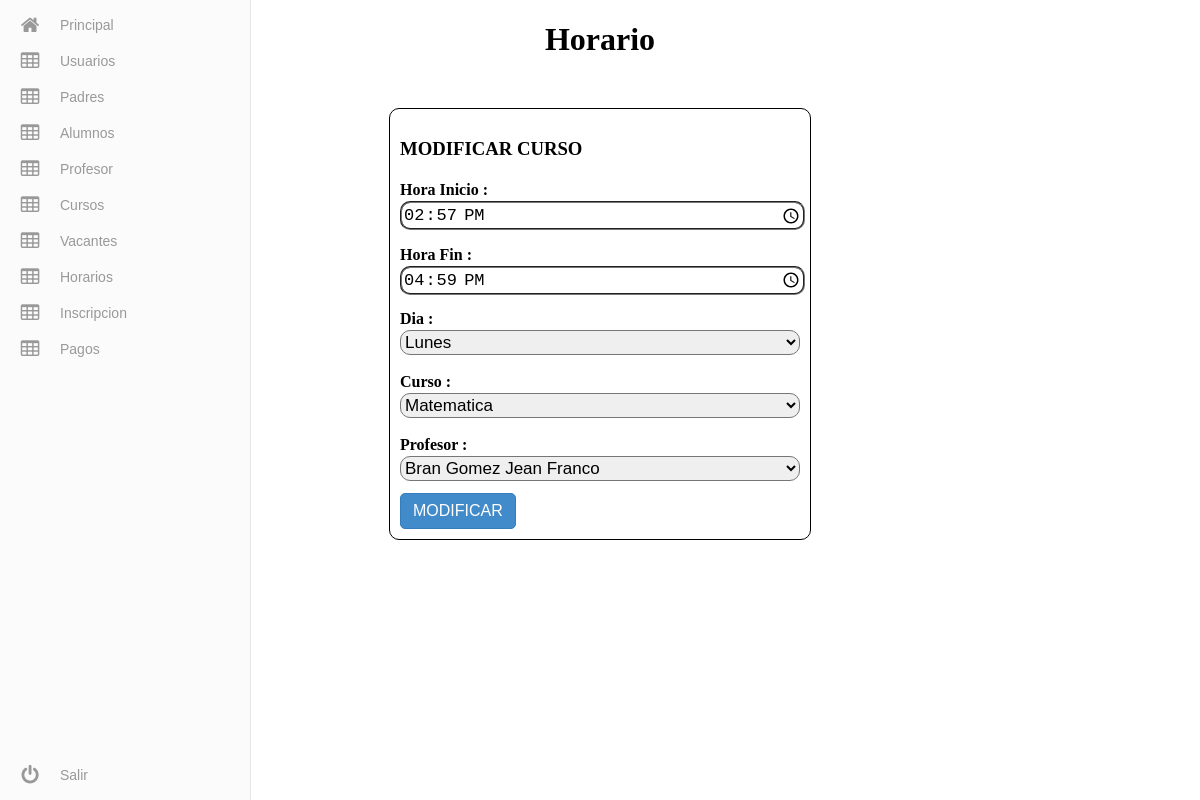
Page /admin/Horario/modificar_d.php?id=10&id2=4&id3=m (signed in) on the committed database.
### tables this page shows
CREATE TABLE `horario_d` (
  `id_deta` int(11) NOT NULL,
  `id_horario` int(11) NOT NULL,
  `dia` int(11) NOT NULL,
  `dia_nombre` varchar(45) NOT NULL,
  `id_curso` int(11) NOT NULL,
  `hora_i` time NOT NULL,
  `hora_f` time NOT NULL,
  `id_profesor` int(11) NOT NULL
);

CREATE TABLE `cursos` (
  `id_curso` int(11) NOT NULL,
  `curso` varchar(50) NOT NULL
);

CREATE TABLE `profesor` (
  `id_profesor` int(11) NOT NULL,
  `nombre` varchar(45) NOT NULL,
  `paterno` varchar(45) NOT NULL,
  `materno` varchar(45) NOT NULL,
  `direccion` varchar(45) NOT NULL,
  `telefono` varchar(10) NOT NULL,
  `genero` varchar(10) NOT NULL,
  `correo` varchar(45) NOT NULL,
  `id_usuario` int(11) NOT NULL
);

### admin/Horario/modificar_d.php (the view, shortened to what this page needs)
<?php
    $ida=$_GET['id'];
    $rea=mysql_query("SELECT * FROM horario_d WHERE id_deta='".$ida."'");
    $re=mysql_query("SELECT id_curso,curso FROM cursos");
    $re2=mysql_query("SELECT id_profesor,paterno,materno,nombre FROM profesor");
?>
<!DOCTYPE html>
<html>
  <head>
    <link rel="stylesheet" href="../css/menu.css">
    <link rel="stylesheet" href="../css/tabla.css?v3">
        <link rel="stylesheet" href="../css/tabla.css?v2">
    <link rel="stylesheet" type="text/css" href="../css/jquery.dataTables.min.css">
    <link rel="stylesheet" type="text/css" href="../css/jquery.dataTables.min.css">
  </head>
  <body>
    <?php
        include ('../include/menu.php');
    ?>
    <center><h1>Horario</h1></center>
    <?php while($row1 =mysql_fetch_array($rea)){  ?>
           <form action="modificar3.php" method="post">
                <div class="modificar">
                    <h3>MODIFICAR CURSO</h3>
                    <h4>Hora Inicio : </h4>
                    <input type="time" name="inicio" value="<?php echo $row1['hora_i']; ?>" required autocomplete="off" autofocus>
                    <h4>Hora Fin : </h4>
                    <input type="time" name="fin" value="<?php echo $row1['hora_f']; ?>" required autocomplete="off" autofocus>
                    <h4>Dia : </h4>
                    <select name="select">
                      <option <?php if($row1['dia']==1){ echo 'selected'; } ?> value="1-Lunes">Lunes</option>
                    </select>
                    <h4>Curso : </h4>
                    <select name="curso">
                               <?php
                                    while ($ver=mysql_fetch_row($re)) {
                               ?>
                                    <option <?php if($row1['id_curso']==$ver[0]){ echo 'selected'; } ?> value="<?php echo $ver[0]; ?>"><?php echo $ver[1]; ?></option>
                                <?php
                                    }
                                ?>
                    </select>
                    <h4>Profesor : </h4>
                    <select name="profesor">
                               <?php
                                    while ($ver2=mysql_fetch_row($re2)) {
                               ?>
                                    <option <?php if($row1['id_profesor']==$ver2[0]){ echo 'selected'; } ?> value="<?php echo $ver2[0]; ?>"><?php echo $ver2[1]." ".$ver2[2]." ".$ver2[3]; ?></option>
                                <?php
                                    }
                                ?>
                    </select>
                    <button>MODIFICAR</button>
                </div>
            </form>
     <?php } ?>
  </body>
</html>

### admin/css/tabla.css (style rules this page uses)
.modificar { width: 400px; border: solid 1px black; border-radius: 10px; margin-top: 50px; padding: 10px; margin-left: auto; margin-right: auto; }
.modificar input,select { width: 100%; height: 25px; border-radius: 10px; border-style: groove; font-size: 17px; margin-bottom: -10px; }
.modificar h4 { width: 100%; margin-bottom: 2px; }
button { background: #428bca; border: #357ebd solid 1px; border-radius: 5px; color: #fff; display: inline-block; font-size: 16px; padding: 8px 12px; text-decoration: none; text-align: center; min-width: 40px; position: relative; transition: color .1s ease; margin-top: 15px; clear: right; cursor: pointer; }

### rows in the picture
horario_d: inicio "14:57:00", fin "16:59:00", select "Lunes", curso "Matematica", profesor "Bran Gomez Jean Franco"
